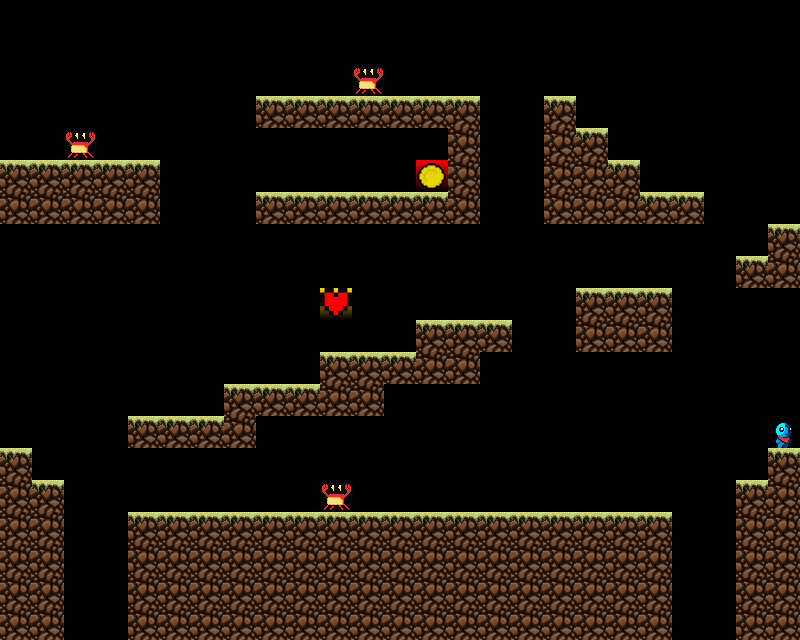

Rendered tile map (Tiled .tmx) drawn with the repository's tilesets; below, a short description and the full map source, tile grids included:
An orthogonal 25x20 tile map with 32x32 px tiles, 1 tile layer (mapTiles), 6 tilesets.

<map version="1.9" tiledversion="1.9.2" orientation="orthogonal" renderorder="right-down" width="25" height="20" tilewidth="32" tileheight="32" infinite="0" nextlayerid="18" nextobjectid="1">
 <editorsettings>
  <export target="map2.json" format="json" />
 </editorsettings>
 <tileset firstgid="1" source="grassTile.tsx" />
 <tileset firstgid="2" source="dirtTile.tsx" />
 <tileset firstgid="3" source="heartCollectible.tsx" />
 <tileset firstgid="4" source="playerSpawn.tsx" />
 <tileset firstgid="5" source="monsterSpawn.tsx" />
 <tileset firstgid="6" source="coinCollectible.tsx" />
 <layer id="1" name="mapTiles" width="25" height="20">
  <data encoding="csv">
0,0,0,0,0,0,0,0,0,0,0,0,0,0,0,0,0,0,0,0,0,0,0,0,0,
0,0,0,0,0,0,0,0,0,0,0,0,0,0,0,0,0,0,0,0,0,0,0,0,0,
0,0,0,0,0,0,0,0,0,0,0,5,0,0,0,0,0,0,0,0,0,0,0,0,0,
0,0,0,0,0,0,0,0,1,1,1,1,1,1,1,0,0,1,0,0,0,0,0,0,0,
0,0,5,0,0,0,0,0,0,0,0,0,0,0,2,0,0,2,1,0,0,0,0,0,0,
1,1,1,1,1,0,0,0,0,0,0,0,0,6,2,0,0,2,2,1,0,0,0,0,0,
2,2,2,2,2,0,0,0,1,1,1,1,1,1,2,0,0,2,2,2,1,1,0,0,0,
0,0,0,0,0,0,0,0,0,0,0,0,0,0,0,0,0,0,0,0,0,0,0,0,1,
0,0,0,0,0,0,0,0,0,0,0,0,0,0,0,0,0,0,0,0,0,0,0,1,2,
0,0,0,0,0,0,0,0,0,0,3,0,0,0,0,0,0,0,1,1,1,0,0,0,0,
0,0,0,0,0,0,0,0,0,0,0,0,0,1,1,1,0,0,2,2,2,0,0,0,0,
0,0,0,0,0,0,0,0,0,0,1,1,1,2,2,0,0,0,0,0,0,0,0,0,0,
0,0,0,0,0,0,0,1,1,1,2,2,0,0,0,0,0,0,0,0,0,0,0,0,0,
0,0,0,0,1,1,1,2,0,0,0,0,0,0,0,0,0,0,0,0,0,0,0,0,4,
1,0,0,0,0,0,0,0,0,0,0,0,0,0,0,0,0,0,0,0,0,0,0,0,1,
2,1,0,0,0,0,0,0,0,0,5,0,0,0,0,0,0,0,0,0,0,0,0,1,2,
2,2,0,0,1,1,1,1,1,1,1,1,1,1,1,1,1,1,1,1,1,0,0,2,2,
2,2,0,0,2,2,2,2,2,2,2,2,2,2,2,2,2,2,2,2,2,0,0,2,2,
2,2,0,0,2,2,2,2,2,2,2,2,2,2,2,2,2,2,2,2,2,0,0,2,2,
2,2,0,0,2,2,2,2,2,2,2,2,2,2,2,2,2,2,2,2,2,0,0,2,2
</data>
 </layer>
</map>
